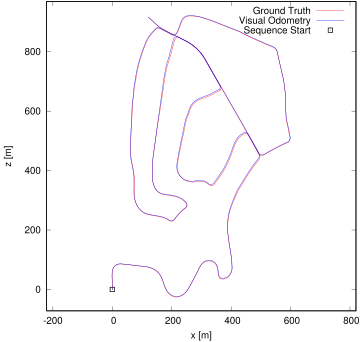

Write the gnuplot code that produced this figure.
set term postscript eps enhanced color
set output "02.eps"
set size ratio -1
set xrange [-221:820]
set yrange [-72:969]
set xlabel "x [m]"
set ylabel "z [m]"
plot "02.txt" using 1:2 lc rgb "#FF0000" title 'Ground Truth' w lines,"02.txt" using 3:4 lc rgb "#0000FF" title 'Visual Odometry' w lines,"< head -1 02.txt" using 1:2 lc rgb "#000000" pt 4 ps 1 lw 2 title 'Sequence Start' w points
